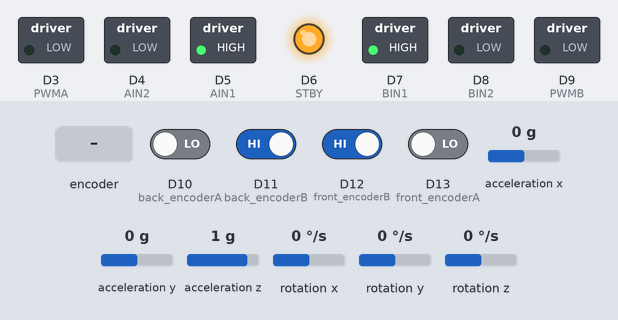
Bench run of a sketch on a simulated Arduino Nano 33 IoT. Parts: switched loads named in the sketch (green lamp = pin HIGH), output pins drawn as LEDs (lit = HIGH). The inputs (shaded band) are chosen by the test bench; at power-on: D11 (back_encoderB), D12 (front_encoderB) HIGH, D10 (back_encoderA), D13 (front_encoderA) LOW, acceleration x 0 g, acceleration y 0 g, acceleration z 1 g, rotation x 0 °/s, rotation y 0 °/s, rotation z 0 °/s. What the sketch prints to the serial monitor is not drawn.

Above: at 1.2 s.
1.3 s: rotary encoder on D10 (back_encoderA) / D12 (front_encoderB) turned 1 step (first pin leading)
At 2.6 s:
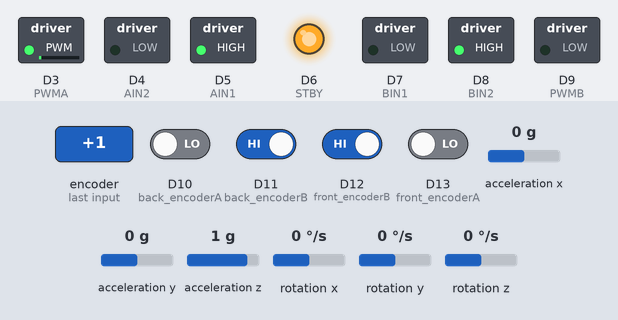
4.5 s: D13 (front_encoderA) driven HIGH
At 6.0 s:
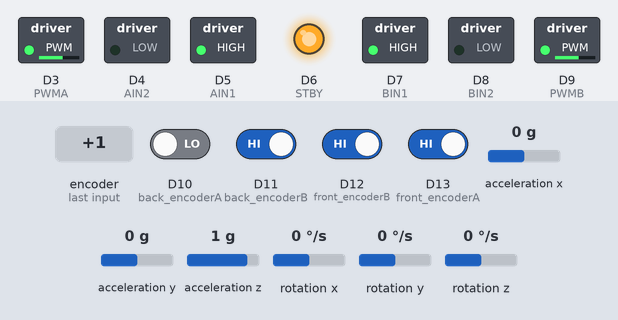
Timing chart, 0 to 7.5 s (numbered marks = the images above; inputs shaded):
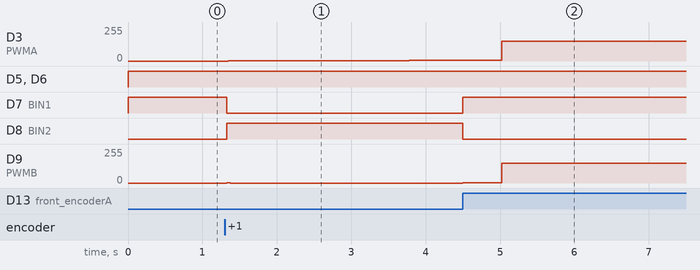

The sketch:

walk.ino
```cpp
// (licence header left out)
#include <Arduino_LSM6DS3.h>

// Connections for motor driver
const int PWMB = 9;
const int BIN2 = 8;
const int BIN1 = 7;
const int STBY = 6;
const int AIN1 = 5;
const int AIN2 = 4;
const int PWMA = 3;

// Connections for encoders
const int front_encoderA = 13;
const int front_encoderB = 12;
const int back_encoderA = 10;
const int back_encoderB = 11;

const float SUPPLY_VOLTAGE = 5;

unsigned long execution_duration = 0;
unsigned long last_execution_time = 0;
unsigned long timer = 0;

// for encoder
float f_Ep, f_Ei = 0, f_Ed;
float b_Ep, b_Ei = 0, b_Ed;
int front_pos = 0;
int back_pos = 0;

// PID controller
float Kp = 0.03;
float Ki = 0.02;
float Kd = 0.001;

int state = 0;
int prev_state = 0;

int front_des = 0;
int back_des = 0;

float acc_x, acc_y, acc_z;
float gyr_x, gyr_y, gyr_z;


void setup() {
  pinMode(back_encoderA, INPUT);
  pinMode(back_encoderB, INPUT);
  pinMode(front_encoderA, INPUT);
  pinMode(front_encoderB, INPUT);

  pinMode(STBY, OUTPUT);
  pinMode(AIN1, OUTPUT);
  pinMode(AIN2, OUTPUT);
  pinMode(PWMA, OUTPUT);
  pinMode(BIN1, OUTPUT);
  pinMode(BIN2, OUTPUT);
  pinMode(PWMB, OUTPUT);

  Serial.begin(9600);
  while (!Serial);

  if (!IMU.begin()) {
    Serial.println("Failed to initialize IMU!");
    while (1);
  }

  Serial.println("-------------------------------------");

  attachInterrupt(digitalPinToInterrupt(back_encoderA), isrBA, CHANGE);
  attachInterrupt(digitalPinToInterrupt(back_encoderB), isrBB, CHANGE);
  attachInterrupt(digitalPinToInterrupt(front_encoderA),isrFA, CHANGE);
  attachInterrupt(digitalPinToInterrupt(front_encoderB), isrFB, CHANGE);
}

void loop() {
  execution_duration = micros() - last_execution_time;
  last_execution_time = micros();
  if (state != prev_state) {
    timer = 0;
    prev_state = state;
  }
  timer += execution_duration;

  IMU.readAcceleration(acc_x, acc_y, acc_z);
  IMU.readGyroscope(gyr_x, gyr_y, gyr_z);

  switch (state) {
    case 0:
      front_des = 0;
      back_des = 0;
      if (timer > 5000000)
        state = 1;
      break;

    case 1:
      front_des = 1500;
      back_des = 1500;
      if (back_pos > 1400 && front_pos > 1400)
        state = 2;
      break;

    case 2:
      front_des = 400;
      back_des = 1500;
      if (front_pos < 450)
        state = 3;
      break;

    case 3:
      front_des = 400;
      back_des = 600;
      if (back_pos < 650)
        state = 1;
      break;

//    case 4:
//      front_des = 1500;
//      back_des = 600;
//      if (front_pos > 1450)
//        state = 1;
//      break;
//
//    case 5:
//      front_des = 0;
//      back_des = 0;
//      if (front_pos > -50 && front_pos < 50 && acc_y > -0.06 && acc_y < 0.15 && acc_z > 1)
//        state = 0; // probably state 7
//      else if (front_pos > -50 && front_pos < 50)
//        state = 4;
//      break;
//
//    case 6:
//      front_des = 1500;
//      if (timer < 500000)
//        back_des = 700;
//      else
//        back_des = 0;
//
//      if (back_pos < 50 && acc_y < -0.98 && acc_z > -0.99)
//        state = 4;
//      else if (back_pos < 50 && acc_y > -0.4 && acc_z > 0.9)
//        state = 0;
//      break;

//    case 7:
//      front_des = 0;
//      back_des = 0;
//      if (back_pos < 50 && acc_y > 0.2 && acc_z > 0.9)
//        state = 3;
//      break;
  }

  int front_pwm = front_leg_to(front_des);
  int back_pwm = back_leg_to(back_des);

  // print out info
  Serial.print(state);
  Serial.print('\t');
  Serial.print(front_des);
  Serial.print('\t');
  Serial.print(back_des);
  Serial.print('\t');
  Serial.print(front_pos);
  Serial.print('\t');
  Serial.print(back_pos);
  Serial.print('\t');
  Serial.print(front_pwm);
  Serial.print('\t');
  Serial.print(back_pwm);
  Serial.print('\t');
  Serial.print(acc_y);
  Serial.print('\t');
  Serial.print(acc_z);
  Serial.print('\t');
  Serial.print(gyr_x);
  Serial.print('\n');
}


// -----------------Leg PID controller----------------
int front_leg_to(const int p) {
  f_Ep = p - front_pos;
  f_Ei += f_Ep * (float) execution_duration / 1000000;
  f_Ed = 0; // - motor_velocity;

  float voltage = Kp * f_Ep + Ki * f_Ei + Kd * f_Ed;

  int motor = int(abs(voltage * 255 / SUPPLY_VOLTAGE));
  if (motor > 150) {
    motor = 150;
    f_Ei -= f_Ep * (float) execution_duration / 1000000;
  }

  if (voltage >= 0)
    front_leg_forward(motor);
  else
    front_leg_backward(motor);

  return motor;
}


int back_leg_to(const int p) {
  b_Ep = p - back_pos;
  b_Ei += b_Ep * (float) execution_duration / 1000000;
  b_Ed = 0; // - motor_velocity;

  float voltage = Kp * b_Ep + Ki * b_Ei + Kd * b_Ed;

  int motor = int(abs(voltage * 255 / SUPPLY_VOLTAGE));
  if (motor > 150) {
    motor = 150;
    b_Ei -= b_Ep * (float) execution_duration / 1000000;
  }

  if (voltage >= 0)
    back_leg_forward(motor);
  else
    back_leg_backward(motor);

  return motor;
}


// -----------------Leg position----------------
void front_leg_forward(int m) {
  digitalWrite(STBY, HIGH);
  digitalWrite(BIN1, HIGH);
  digitalWrite(BIN2, LOW);
  analogWrite(PWMB, m);
}

void front_leg_backward(int m) {
  digitalWrite(STBY, HIGH);
  digitalWrite(BIN1, LOW);
  digitalWrite(BIN2, HIGH);
  analogWrite(PWMB, m);
}

void back_leg_backward(int m) {
  digitalWrite(STBY, HIGH);
  digitalWrite(AIN1, LOW);
  digitalWrite(AIN2, HIGH);
  analogWrite(PWMA, m);
}

void back_leg_forward(int m) {
  digitalWrite(STBY, HIGH);
  digitalWrite(AIN1, HIGH);
  digitalWrite(AIN2, LOW);
  analogWrite(PWMA, m);
}


// ---------------Encoder Interrupts----------------
// interrupt routine for encoders
void isrFA() {
  int f_channelA = digitalRead(front_encoderA);
  int f_channelB = digitalRead(front_encoderB);
  if (f_channelA == f_channelB)
    --front_pos;
  else
    ++front_pos;
}

void isrBA() {
  int b_channelA = digitalRead(back_encoderA);
  int b_channelB = digitalRead(back_encoderB);
  if (b_channelA == b_channelB)
    --back_pos;
  else
    ++back_pos;
}

void isrFB() {
  int f_channelA = digitalRead(front_encoderA);
  int f_channelB = digitalRead(front_encoderB);
  if (f_channelA == f_channelB)
    ++front_pos;
  else
    --front_pos;
}

void isrBB() {
  int b_channelA = digitalRead(back_encoderA);
  int b_channelB = digitalRead(back_encoderB);
  if (b_channelA == b_channelB)
    ++back_pos;
  else
    --back_pos;
}
```

Measured:
- after the input at 1.3 s, D3 (PWMA): 0/255 → 1/255 after 0.05 s, → 2/255 0.46 s later, → 3/255 0.98 s later, → 4/255 0.98 s later; D7 (BIN1): HIGH → LOW at once; D8 (BIN2): LOW → HIGH at once; D9 (PWMB): 0/255 → 1/255 at once, → 0/255 0.05 s later
- after the input at 4.5 s, D7 (BIN1): LOW → HIGH after 0.00 s instead of 0.53 s; D8 (BIN2): HIGH → LOW after 0.00 s instead of 0.53 s; D9 (PWMB): 0/255 → 1/255 at once, → 150/255 0.51 s later
